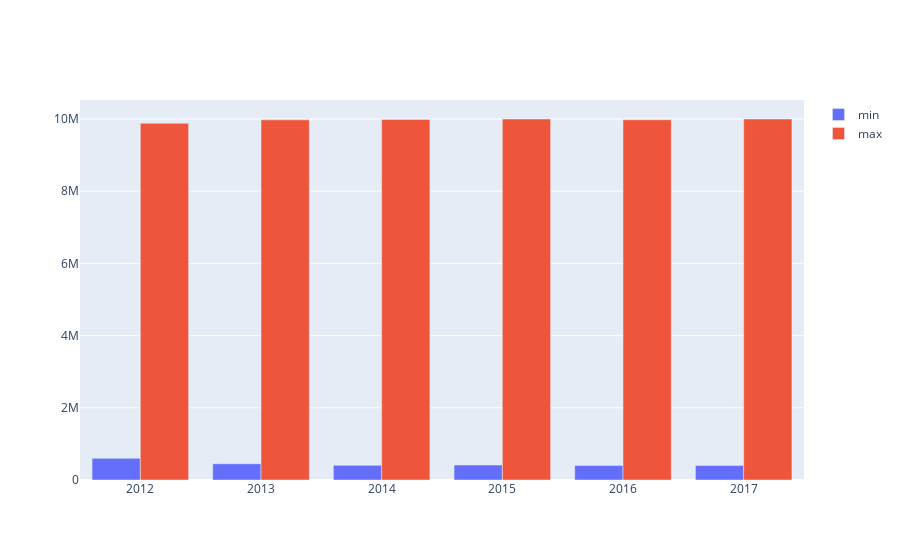

Write notebook code for a chart like this one.
### Code cell
a=m.index
import plotly.graph_objects as go
x=a,
fig=go.Figure(data=[
    go.Bar(name='min', x=a, y=m['min']*100),
    go.Bar(name='max', x=a, y=m['max'])
])

fig.update_layout(barmode='group')
fig.show()

### Figure 1 — Plotly figure (JSON) as saved in the notebook; plotly's stock layout.template omitted (floating-point values rounded to 4 significant figures)
{"data": [{"name": "min", "type": "bar", "x": [2012, 2013, 2014, 2015, 2016, 2017], "y": [600000, 450000, 406000, 413500, 401000, 402000]}, {"name": "max", "type": "bar", "x": [2012, 2013, 2014, 2015, 2016, 2017], "y": [9880709, 9976000, 9987169, 9999999, 9980000, 9999999]}], "layout": {"barmode": "group"}}
